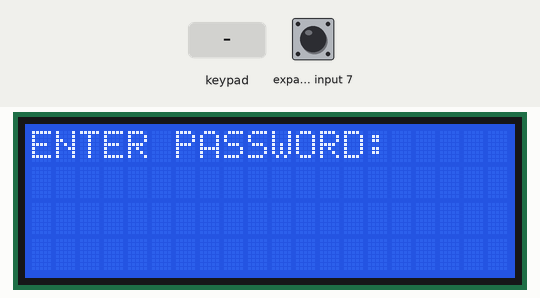
The sketch below on a simulated Arduino Uno, built with avr-gcc and run on an emulated ATmega328P. Parts: 20×4 character LCD. Wiring (inferred from the names in the program): PCF8574 port expander at I2C address 0x20. Wiring (inferred from the signals the program sends): 4×3 keypad with keys 1 2 3 4 5 6 7 8 9 * 0 #: rows Q0, Q1, Q2, Q3; columns Q4, Q5, Q6. The inputs (shaded band) are chosen by the test bench; at power-on: expander input 7 HIGH.

Above: at 3.3 s.
3.4 s: keypad keys 1 2 9 0 # pressed 0.4 s apart
At 7.0 s:
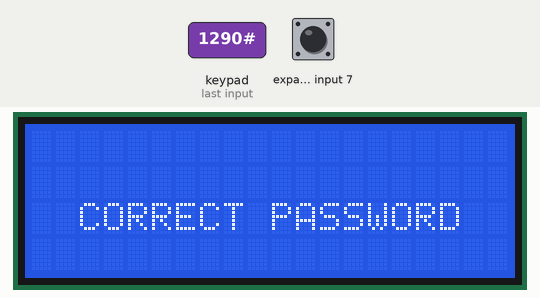
8.4 s: keypad keys 0 1 2 3 # pressed 0.4 s apart
At 12.6 s:
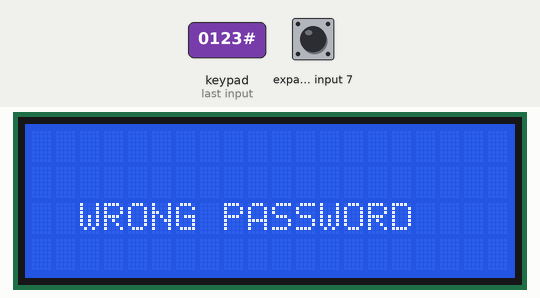
13.1 s: key '2' pressed
At 15.9 s:
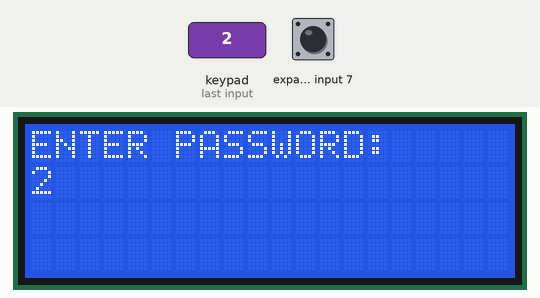
16.1 s: key '1' pressed
At 18.0 s:
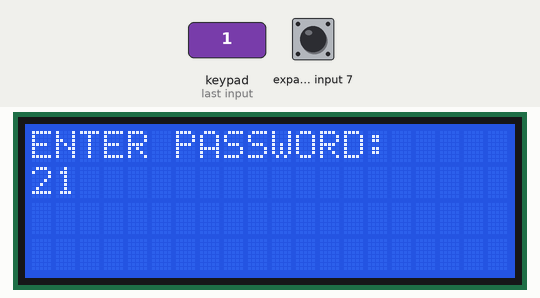
Timing chart, 0 to 19.1 s (numbered marks = the images above; inputs shaded):
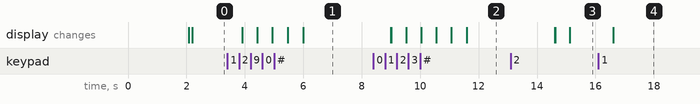

Measured:
- after the input at 3.4 s, the display: first changes after 0.51 s (image 1 shows a later state)
- after the input at 16.1 s, the display: changes after 0.51 s (image 4)

The sketch:

I2C_LCD_KEYPAD_INTERFACING_CORRECT_PASSWORD_CHECKING.ino
```cpp
#include <Arduino.h>
#include <Wire.h>
#include <LiquidCrystal_I2C.h>

// Define the I2C address for the PCF8574
#define PCF8574_ADDRESS 0x20  // Update this address if your PCF8574 has a different one

// Define the number of rows and columns on the keypad
const byte ROWS = 4; // Four rows
const byte COLS = 3; // Three columns
char pass[100];
char correctpass[] = "1290";
int i=0;

// Define the keymap (the layout of the keys)
char keys[ROWS][COLS] = {
  {'1', '2', '3'},
  {'4', '5', '6'},
  {'7', '8', '9'},
  {'*', '0', '#'}
};

// Define the PCF8574 pins connected to the rows and columns of the keypad
byte rowPins[ROWS] = {0, 1, 2, 3};    // P0 to P3 on the PCF8574 connected to rows
byte colPins[COLS] = {4, 5, 6};       // P4 to P6 on the PCF8574 connected to columns

// Create an instance of the LCD display
LiquidCrystal_I2C lcd(0x27, 20, 4); // Adjust the address and size to match your LCD

void setup() {
  //Serial.begin(115200);  // Initialize serial communication at 115200 baud
  Wire.begin();          // Initialize I2C communication

  // Initialize the LCD display
  lcd.init();            // Use init() instead of begin() if needed
  lcd.backlight();
  lcd.setCursor(0, 0);
  lcd.print("CHECKING PASSWORD");
  delay(2000);
  lcd.clear();
  delay(100);
  //lcd.setCursor(0, 0);
  //lcd.print("ENTER PASSWORD");

  // Set all pins on PCF8574 to HIGH (inactive)
  writePCF8574(0xFF);
}

void loop() {
  lcd.setCursor(0, 0);
  lcd.print("ENTER PASSWORD:");
  char key = getKey();
  if (key)
  {
    if ((key!='#') && (key!='*'))
    {
    if(i<4)
    {
      pass[i]=key;
      lcd.setCursor(i, 1);
      lcd.print(pass[i]);
      i++;
    }
    pass[i] = '\0';
    //Serial.print(pass);
    }
  }
  if (key == '#')
  {
  if ((i >= 4) && strcmp(pass, correctpass) != 0) {
    lcd.clear();
    lcd.setCursor(2, 2);
    lcd.print("WRONG PASSWORD");
    i = 0;
    memset(pass, 0, sizeof(pass));  // Reset the pass array
    //lcd.setCursor(0, 2);
    //lcd.print("                    ");  // Clear the input row
    //lcd.setCursor(0, 3);
    //lcd.print("                    ");  // Clear the message row
    delay(3000);
    lcd.clear();
  }
  else if(strcmp(pass, correctpass) == 0) {
    lcd.clear();
    lcd.setCursor(2, 2);
    lcd.print("CORRECT PASSWORD");
    //Serial.print("hello");
    i=0;
    memset(pass, 0, sizeof(pass)); //it sets all the elements in the array as 0
    //lcd.setCursor(0, 3);         // Move cursor to the second row
    //lcd.print("                   ");  // Print 20 spaces to clear the second row
    //lcd.setCursor(0, 2);         // Move cursor to the second row
    //lcd.print("                   ");
    //pass[1] = 0; this is used to false the above strcmp check
    delay(3000);
    lcd.clear();
  }
  }
  if(key == '*')
  {
    if (i>0)
    {
      i--;
      pass[i]='\0';
      lcd.setCursor(i,1);
      lcd.print(' '); // Erase the last character on the display
      lcd.setCursor(i, 1); // Move the cursor back to the erased position
    }
  }
}

// Function to write data to the PCF8574
void writePCF8574(byte data) {
  Wire.beginTransmission(PCF8574_ADDRESS);
  Wire.write(data);
  Wire.endTransmission();
}

// Function to read a key press from the keypad
char getKey() {
  for (byte r = 0; r < ROWS; r++) {
    writePCF8574(~(1 << rowPins[r]));
    byte colValue = readPCF8574() & 0x7F; // Ensure this masking is correct
    for (byte c = 0; c < COLS; c++) {
      if (!(colValue & (1 << colPins[c]))) {
        delay(500);
        return keys[r][c];
      }
    }
  }
  return '\0';
}

// Function to read data from the PCF8574
byte readPCF8574() {
  Wire.requestFrom(PCF8574_ADDRESS, (uint8_t)1);
  return Wire.read();
}
```
